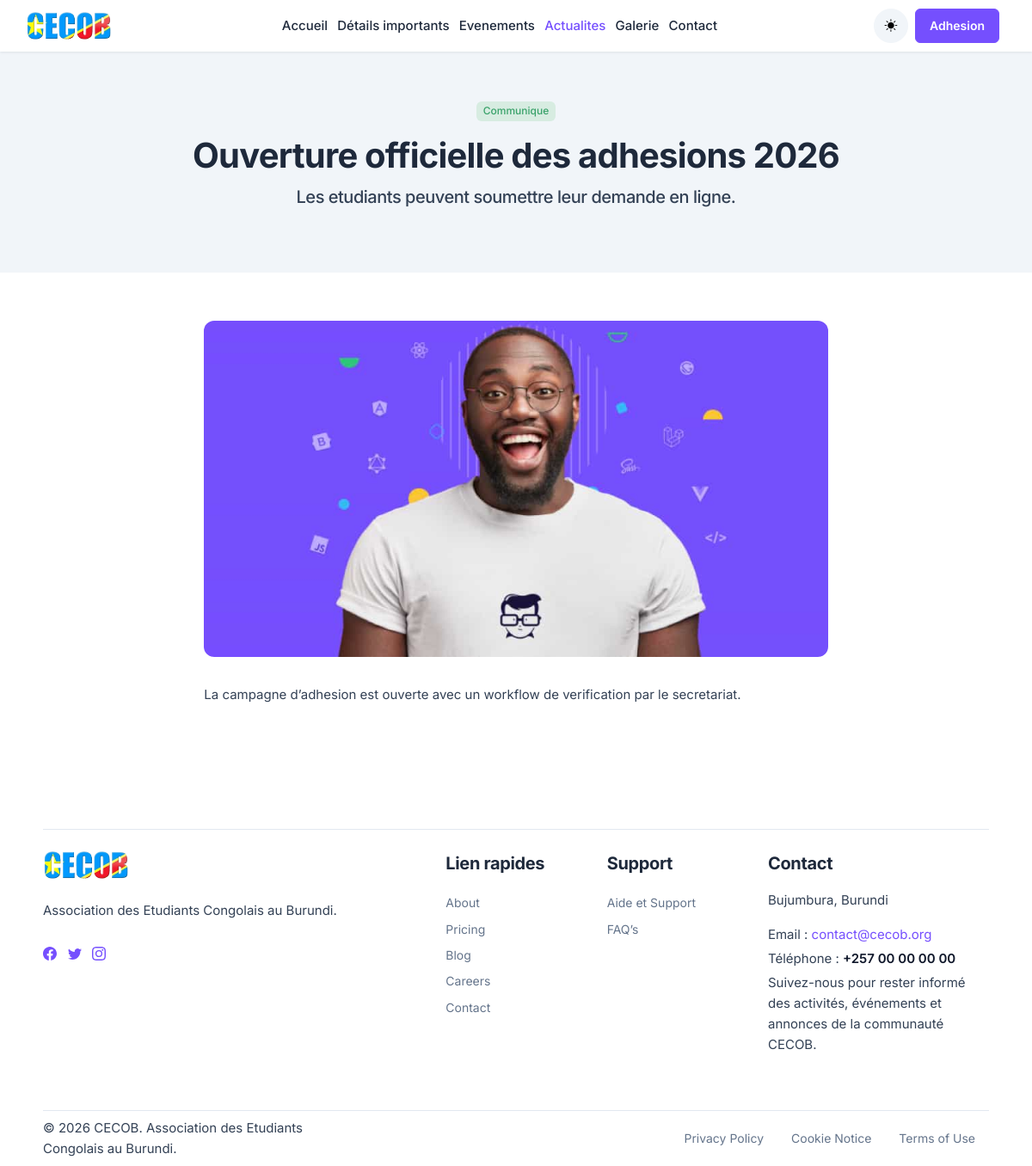
The page /article.php?slug=ouverture-adhesions-2026 on the database its author committed.
### tables this page shows
CREATE TABLE posts (
    id INT AUTO_INCREMENT PRIMARY KEY,
    title VARCHAR(200) NOT NULL,
    slug VARCHAR(200) NOT NULL UNIQUE,
    category VARCHAR(100) NOT NULL,
    excerpt TEXT NOT NULL,
    body LONGTEXT NOT NULL,
    image_path VARCHAR(255) DEFAULT NULL,
    status VARCHAR(50) NOT NULL DEFAULT 'published',
    published_at DATETIME NOT NULL DEFAULT CURRENT_TIMESTAMP
);

### includes/functions.php (called while the page is built, shortened)
<?php
function db(): ?PDO
{
    global $pdo;
    return $pdo instanceof PDO ? $pdo : null;
}
function e(?string $value): string
{
    return htmlspecialchars((string) $value, ENT_QUOTES, 'UTF-8');
}
function fetch_one_assoc(PDOStatement $stmt): ?array
{
    $row = $stmt->fetch();
    return $row ?: null;
}
function fetch_post_by_slug(string $slug): ?array
{
    $stmt = db()->prepare('SELECT title, excerpt, body, category, image_path, published_at FROM posts WHERE slug = ? LIMIT 1');
    $stmt->execute([$slug]);
    $post = fetch_one_assoc($stmt);
    return $post;
}

### article.php (the view, shortened to what this page needs)
<?php
$slug = trim($_GET['slug'] ?? '');
$post = $slug !== '' ? fetch_post_by_slug($slug) : null;
require_once __DIR__ . '/includes/public_header.php';
?>
<main>
    <section class="py-8 bg-light">
        <div class="container">
            <div class="row justify-content-center">
                <div class="col-lg-9 text-center"><span
                        class="badge bg-success-subtle text-success"><?= e($post['category']); ?></span>
                    <h1 class="display-4 fw-bold mt-3"><?= e($post['title']); ?></h1>
                    <p class="lead"><?= e($post['excerpt']); ?></p>
                </div>
            </div>
        </div>
    </section>
    <section class="py-8">
        <div class="container">
            <div class="row justify-content-center">
                <div class="col-lg-8"><img src="<?= e($post['image_path'] ?: 'assets/images/blog/center-img.jpg'); ?>"
                        class="img-fluid rounded-4 mb-5" alt="" />
                    <p><?= nl2br(e($post['body'])); ?></p>
                </div>
            </div>
        </div>
    </section>
</main>
<?php require_once __DIR__ . '/includes/public_footer.php'; ?>

### rows shown on the page
posts: category "Communique", title "Ouverture officielle des adhesions 2026", excerpt "Les etudiants peuvent soumettre leur demande en ligne.", image_path (picture), body "La campagne d’adhesion est ouverte avec un workflow de verification par le secretariat."
